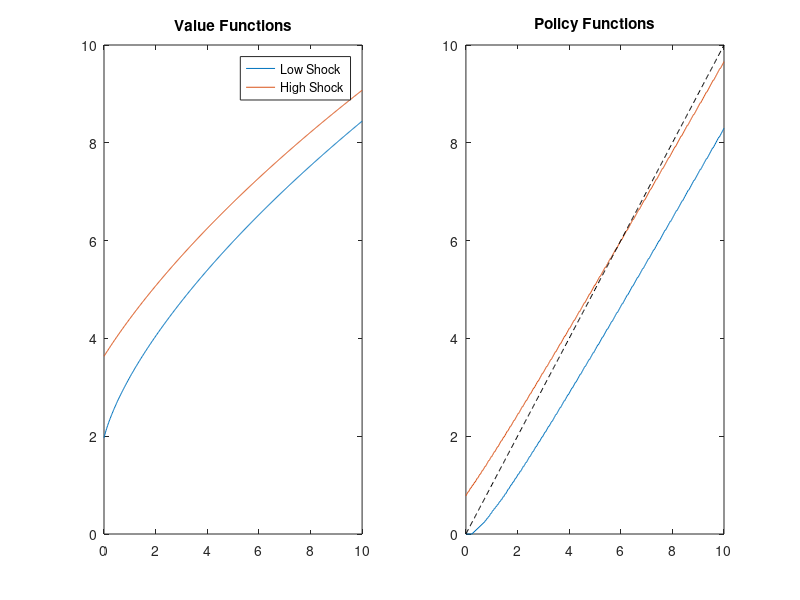

This chart was generated by the following MATLAB code: (Note: this script raises an error after producing the figure.)
% Problem 1 - part 3.

% Runing the code will release two figures: 
% Figure 1: V(k) and G(k) plots;
% Figure 2: capital stocks sequences starting from high and low k1

clear all
clc
close all
format compact

%Model Parameters

z=1;
beta = 0.95;
r = 0.01;
w = 1;
b = 0; %borrow constraint

n = 500;
amin = b;
amax = 10;
penalty = -10^(15);
tolv=10^(-7);


% Markov process
    Pi=[0.5 0.5;
       0.5 0.5];
   teta=[0.5 2];
P=(Pi)^10000;%stationary distribution
Pit=Pi';
lt=length(teta);
%Steady state
Eteta=P(1,:)*teta';

% Grid for assets
A = linspace(amin, amax, n);

% Matrix C of consumption with all possible combinations of K_t and K_t+1
C = zeros(n,n);

for t=1:lt
    for i = 1:n
        for j = 1:n
            C(i, j, t) = (1+r)*A(i) + teta(t)*w - A(j);
        end
    end
end

% Matrix U. Flow utility associated with consumption choices

U = zeros(n,n);

for t=1:lt
    for i = 1:n
        for j = 1:n
            if C(i, j, t) > 0
                U(i, j, t) = log(C(i, j, t));
                else
                U(i, j, t) = penalty; % Assign penalty for non-positive values
            end
        end
    end
end
% First guess of value function V(k) = 0

V0 = ones(n,lt);
V1 = zeros(n,lt); % New value function to be computed
Pol_indices = zeros(n, lt);

%setting initial values for iteration
iteration = 1;
maxiter = 500;
dist=10;

while dist > tolv && iteration < maxiter
    
    % Step 1: Compute Expected Value tomorrow for each shock today
    % EV(future_assets, current_shock)
    % EV = V * Pi' (if V is n x lt)
    EV = V0 * Pi'; 
    
    % Step 2: Maximize for each current shock state
    for t = 1:lt
        % Objective: Utility today + discounted expected value tomorrow
        % We use repmat or broadcasting to add EV to each row of U
        obj = U(:,:,t) + beta * EV(:,t)'; 
        
        [V1(:,t), Pol_indices(:,t)] = max(obj, [], 2);
    end
    
    % Step 3: Check convergence (Supremum norm)
    dist = max(max(abs(V1 - 0)));
    
    % Update
    V0 = V1;
    
    if mod(iteration, 50) == 0
        fprintf('Iteration %d, Dist: %e\n', iteration, dist);
    end
    iteration = iteration + 1;
end










% 
% while norm(V1-V0)>tolv && iteration < maxiter
%     V0=V1;
%     for t=1:lt % teta
%         for i=1:n % cap today
%             V1(i,t)=max(U(:,i,t)+beta*V0*Pit(:,t));
%         end
%     end
% 
%     % Continue to next iter
%     iteration = iteration +1;
% 
% end
% 
% %Compute the optimal policy functions
% optim=[];
%  for t=1:lt
%    for i=1:n
%       [x optim(i,t)]=max(U(:,i,t)+beta*V1*Pit(:,t));
%    end
%  end

G=A(Pol_indices);


% Plotting results
figure;
subplot(1,2,1);
plot(A, V1); title('Value Functions'); legend('Low Shock', 'High Shock');
subplot(1,2,2);
plot(A, G); hold on; plot(A, A, '--k'); title('Policy Functions');


% --- Simulation Parameters ---
T = 20;             
initial_asset_idx = round(n/2); 
initial_shock_idx = 1; % Starting state index (1 or 2)

% Generate the sequence of shock INDICES (1s and 2s)
% Note: markovchain(Trans, T, s0, me)
shock_indices = markovchain(Pi, T, initial_shock_idx);

% --- Initialize Simulation Vectors ---
s_path = zeros(T, 1);
a_path = zeros(T+1, 1); 
c_path = zeros(T, 1);

% Set initial asset state
curr_a_idx = initial_asset_idx;

% --- Simulation Loop ---
for t = 1:T
    % 1. Get current shock index from the pre-generated path
    curr_s_idx = shock_indices(t);
    
    % 2. Record values for plotting
    s_path(t) = teta(curr_s_idx); % Map index (1,2) to value (0.9, 1.1)
    a_path(t) = A(curr_a_idx);
    
    % 3. Use policy function to find next period's asset
    next_a_idx = Pol_indices(curr_a_idx, curr_s_idx);
    a_path(t+1) = A(next_a_idx);
    
    % 4. Calculate consumption
    c_path(t) = (1+r)*a_path(t) + w*s_path(t) - a_path(t+1);
    
    % 5. Update asset index for next period
    curr_a_idx = next_a_idx;
end

% --- Plotting the Realizations ---
time = 1:T;

figure;
subplot(3,1,1);
stairs(time, s_path, 'r', 'LineWidth', 1.5);
ylabel('Income Shock (s)');
title('20-Period Simulation of a Single Household');
grid on;

subplot(3,1,2);
plot(time, a_path(1:T), 'b-o', 'LineWidth', 1.5);
ylabel('Assets (a)');
grid on;

subplot(3,1,3);
plot(time, c_path, 'g-s', 'LineWidth', 1.5);
xlabel('Time Period');
ylabel('Consumption (c)');
grid on;
